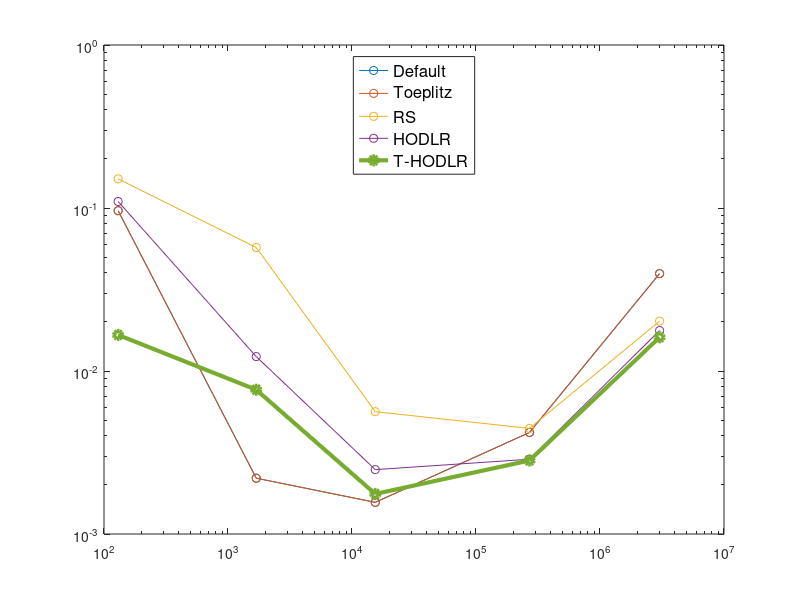

MATLAB code for this plot: (Note: this script raises an error after producing the figure.)
%% Plot results of experiments
% Analyze and plot the output of the specified experiments for presentation
% and project report.

% turn on save_figs to save plots to file

%% Load the four experiments

au = load('data_scaling_uniform.mat');  % dAta scaling, Uniform
an = load('data_scaling_nonuniform.mat');  % dAta scaling, Nonuniform
iu = load('dim_scaling_uniform.mat');  % dImension scaling, Uniform
in = load('dim_scaling_nonuniform.mat');  % dImension scaling, Nonuniform

%% Export graphics for report/presentation?
save_figs = false;

%% Plot factorization + log-det times for uniform methodologies
fig = figure;
loglog(...
    iu.problem_sizes,iu.default_times(:,1),'-o',...
    iu.problem_sizes,iu.toeplitz_times(:,1),'-o',...
    iu.problem_sizes,iu.rskelf_times(:,1),'-o',...
    iu.problem_sizes,iu.hodlr_times(:,1),'-o',...
    iu.problem_sizes,iu.toeplitz_hodlr_times(:,1),'-o',...
    'linewidth',3);
legend('Default','Toeplitz','RS','HODLR','T-HODLR','Location','north','Fontsize',12);
ax = gca;
ax.XAxis.FontSize=14;
ax.YAxis.FontSize=14;
title('Dimension Scaling, Uniform','Fontsize',14)
xlabel('Problem Size')
ylabel('Factor/Logdet Time')

if save_figs
    exportgraphics(fig, 'iu_factortimes.pdf','ContentType','vector');
end

fig = figure;
loglog(...
    au.problem_sizes,au.default_times(:,1),'-o',...
    au.problem_sizes,au.toeplitz_times(:,1),'-o',...
    au.problem_sizes,au.rskelf_times(:,1),'-o',...
    au.problem_sizes,au.hodlr_times(:,1),'-o',...
    au.problem_sizes,au.toeplitz_hodlr_times(:,1),'-o',...
    'linewidth',3);
legend('Default','Toeplitz','RS','HODLR','T-HODLR','Location','north','Fontsize',12);
ax = gca;
ax.XAxis.FontSize=14;
ax.YAxis.FontSize=14;
title('Data Scaling, Uniform','Fontsize',14)
xlabel('Problem Size')
ylabel('Factor/Logdet Time')

if save_figs
    exportgraphics(fig, 'au_factortimes.pdf','ContentType','vector');
end

%% Plot factorization + log-det times for nonuniform methodologies

fig = figure;
loglog(...
    in.problem_sizes,in.default_times(:,1),'-o',...
    in.problem_sizes,in.rskelf_times(:,1),'-o',...
    in.problem_sizes,in.hodlr_times(:,1),'-o',...
    'linewidth',3);
legend('Default','RS','HODLR','Location','north','Fontsize',12);
ax = gca;
ax.XAxis.FontSize=14;
ax.YAxis.FontSize=14;
title('Dimension Scaling, Nonuniform','Fontsize',14)
xlabel('Problem Size')
ylabel('Factor/Logdet Time')

if save_figs
    exportgraphics(fig, 'in_factortimes.pdf','ContentType','vector');
end

fig = figure;
loglog(...
    an.problem_sizes,an.default_times(:,1),'-o',...
    an.problem_sizes,an.rskelf_times(:,1),'-o',...
    an.problem_sizes,an.hodlr_times(:,1),'-o',...
    'linewidth',3);
legend('Default','RS','HODLR','Location','north','Fontsize',12);
ax = gca;
ax.XAxis.FontSize=14;
ax.YAxis.FontSize=14;
title('Data Scaling, Nonuniform','Fontsize',14)
xlabel('Problem Size')
ylabel('Factor/Logdet Time')

if save_figs
    exportgraphics(fig, 'an_factortimes.pdf','ContentType','vector');
end

%% Plot time per CG iteration for uniform methodologies

fig = figure;
loglog(...
    iu.problem_sizes,iu.default_times(:,3)./iu.default_iters,'-o',...
    iu.problem_sizes,iu.toeplitz_times(:,3)./iu.toeplitz_iters,'-o',...
    iu.problem_sizes,iu.rskelf_times(:,2)./iu.rskelf_iters,'-o',...
    iu.problem_sizes,iu.hodlr_times(:,2)./iu.hodlr_iters,'-o',...
    iu.problem_sizes,iu.toeplitz_hodlr_times(:,2)./iu.toeplitz_hodlr_iters,'-o',...
    'linewidth',3);
legend('Default','Toeplitz','RS','HODLR','T-HODLR','Location','north','Fontsize',12);
ax = gca;
ax.XAxis.FontSize=14;
ax.YAxis.FontSize=14;
title('Dimension Scaling, Uniform','Fontsize',14)
xlabel('Problem Size')
ylabel('Time per CG Iteration')

if save_figs
    exportgraphics(fig, 'iu_itertimes.pdf','ContentType','vector');
end

fig = figure;
loglog(...
    au.problem_sizes,au.default_times(:,3)./au.default_iters,'-o',...
    au.problem_sizes,au.toeplitz_times(:,3)./au.toeplitz_iters,'-o',...
    au.problem_sizes,au.rskelf_times(:,2)./au.rskelf_iters,'-o',...
    au.problem_sizes,au.hodlr_times(:,2)./au.hodlr_iters,'-o',...
    au.problem_sizes,au.toeplitz_hodlr_times(:,2)./au.toeplitz_hodlr_iters,'-o',...
    'linewidth',3);
legend('Default','Toeplitz','RS','HODLR','T-HODLR','Location','north','Fontsize',12);
ax = gca;
ax.XAxis.FontSize=14;
ax.YAxis.FontSize=14;
title('Data Scaling, Uniform','Fontsize',14)
xlabel('Problem Size')
ylabel('Time per CG Iteration')

if save_figs
    exportgraphics(fig, 'au_itertimes.pdf','ContentType','vector');
end

%% Plot time per CG iteration for nonuniform methodologies

fig = figure;
loglog(...
    in.problem_sizes,in.default_times(:,3)./in.default_iters,'-o',...
    in.problem_sizes,in.rskelf_times(:,2)./in.rskelf_iters,'-o',...
    in.problem_sizes,in.hodlr_times(:,2)./in.hodlr_iters,'-o',...
    'linewidth',3);
legend('Default','RS','HODLR','Location','north','Fontsize',12);
ax = gca;
ax.XAxis.FontSize=14;
ax.YAxis.FontSize=14;
title('Dimension Scaling, Nonuniform','Fontsize',14)
xlabel('Problem Size')
ylabel('Time per CG Iteration')

if save_figs
    exportgraphics(fig, 'in_itertimes.pdf','ContentType','vector');
end

fig = figure;
loglog(...
    an.problem_sizes,an.default_times(:,3)./an.default_iters,'-o',...
    an.problem_sizes,an.rskelf_times(:,2)./an.rskelf_iters,'-o',...
    an.problem_sizes,an.hodlr_times(:,2)./an.hodlr_iters,'-o',...
    'linewidth',3);
legend('Default','RS','HODLR','Location','north','Fontsize',12);
ax = gca;
ax.XAxis.FontSize=14;
ax.YAxis.FontSize=14;
title('Data Scaling, Nonuniform','Fontsize',14)
xlabel('Problem Size')
ylabel('Time per CG Iteration')

if save_figs
    exportgraphics(fig, 'an_itertimes.pdf','ContentType','vector');
end

%% Plot comparisons between uniform/stationary and nonuniform/nonstationary experiments

fig = figure;
loglog(...
    iu.problem_sizes,iu.default_times(:,1),'-o',...
    au.problem_sizes,au.default_times(:,1),'-o',...
    in.problem_sizes,in.default_times(:,1),'-o',...
    an.problem_sizes,an.default_times(:,1),'-o',...
    'linewidth',3);
legend('DimUnif','DataUnif','DimNon','DataNon','Location','north','Fontsize',12);
ax = gca;
ax.XAxis.FontSize=14;
ax.YAxis.FontSize=14;
title('Default SKI Comparison','Fontsize',14)
xlabel('Problem Size')
ylabel('Factor/Logdet Time')

if save_figs
    exportgraphics(fig, 'default_compare.pdf','ContentType','vector');
end

fig = figure;
loglog(...
    iu.problem_sizes,iu.rskelf_times(:,1),'-o',...
    au.problem_sizes,au.rskelf_times(:,1),'-o',...
    in.problem_sizes,in.rskelf_times(:,1),'-o',...
    an.problem_sizes,an.rskelf_times(:,1),'-o',...
    'linewidth',3);
legend('DimUnif','DataUnif','DimNon','DataNon','Location','north','Fontsize',12);
ax = gca;
ax.XAxis.FontSize=14;
ax.YAxis.FontSize=14;
title('RS SKI Comparison','Fontsize',14)
xlabel('Problem Size')
ylabel('Factor/Logdet Time')

if save_figs
    exportgraphics(fig, 'rskelf_compare.pdf','ContentType','vector');
end

fig = figure;
loglog(...
    iu.problem_sizes,iu.hodlr_times(:,1),'-o',...
    au.problem_sizes,au.hodlr_times(:,1),'-o',...
    in.problem_sizes,in.hodlr_times(:,1),'-o',...
    an.problem_sizes,an.hodlr_times(:,1),'-o',...
    'linewidth',3);
legend('DimUnif','DataUnif','DimNon','DataNon','Location','north','Fontsize',12);
ax = gca;
ax.XAxis.FontSize=14;
ax.YAxis.FontSize=14;
title('HODLR SKI Comparison','Fontsize',14)
xlabel('Problem Size')
ylabel('Factor/Logdet Time')

if save_figs
    exportgraphics(fig, 'hodlr_compare.pdf','ContentType','vector');
end
